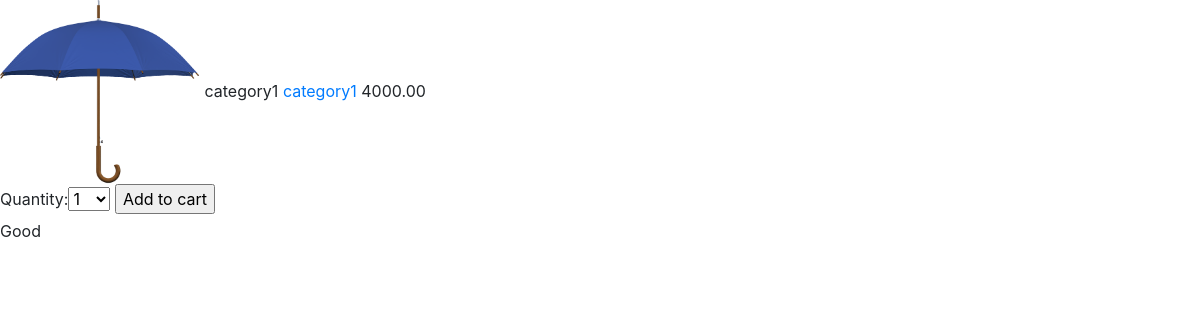
The app's page /1/category1/ with its own data.
### shop/models.py (models this page shows, shortened)
class Product(models.Model):
	category = models.ForeignKey(Category, related_name='products', on_delete=models.CASCADE)
	name = models.CharField(max_length=200, db_index=True)
	slug = models.SlugField(max_length=200, db_index=True)
	image = models.ImageField(upload_to='products/%Y/%m/%d', blank=True)
	description = models.TextField(blank=True)
	price = models.DecimalField(max_digits=10, decimal_places=2)
	available = models.BooleanField(default=True)
	created = models.DateTimeField(auto_now_add=True)
	updated = models.DateTimeField(auto_now=True)
	class Meta:
		ordering = ('name',)
		index_together = (('id', 'slug'),)

class Category(models.Model):
	name = models.CharField(max_length=200, db_index=True)
	slug = models.SlugField(max_length=200, unique=True)
	class Meta:
		ordering = ('name',)
		verbose_name = 'category'
		verbose_name_plural = 'categories'
	def __str__(self):
		return self.name
	def get_absolute_url(self):
		return reverse('shop:product_list_by_category', args=[self.slug])

### shop/views.py (the view)
# urls.py: path('<int:id>/<slug:slug>/', views.product_detail, name='product_detail'),
def product_detail(request, id, slug):
	product = get_object_or_404(Product, id=id, slug=slug, available=True)
	cart_product_form = CartAddProductForm()
	return render(request, 'shop/product/detail.html', {'product':product, 'cart_product_form':cart_product_form})

### cart/forms.py
class CartAddProductForm(forms.Form):
	quantity = forms.TypedChoiceField(choices=PRODUCT_QUANTITY_CHOICES, coerce=int)
	update = forms.BooleanField(required=False, initial=False, widget=forms.HiddenInput)

### cart/cart.py (called while the page is built)
	def __len__(self):
		return sum(item['quantity'] for item in self.cart.values())

### cart/context_processors.py (called while the page is built)
def cart(request):
	return {'cart':Cart(request)}

### shop/templates/shop/product/detail.html (shortened to what this page needs)
{% extends 'shop/base.html' %}
{% block content %}
<img src="{% if product.image %}{{ product.image.url }}{% else %}https://elcopcbonline.com/photos/product/4/176/4.jpg{% endif %}">
{{ product.name }}
<a href="{{ product.category.get_absolute_url }}">
	{{ product.category }}
</a>
{{ product.price }}
<form action="{% url 'cart:cart_add' product.id %}" method="post">
{{ cart_product_form }}
<input type="submit" value="Add to cart">
</form
{{ product.description|linebreaks }}
{% endblock %}

### shop/templates/shop/base.html (style rules this page uses)
img { width: 200px; }

### records on screen
Product: image (picture), name "category1", category "category1", price "4000.00", description "Good"
